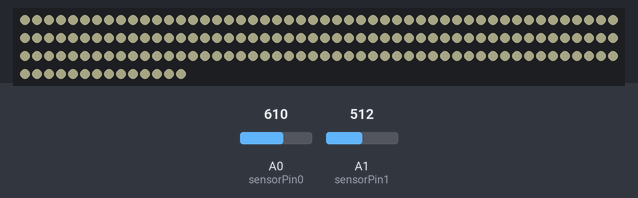
A sketch run on a simulated Arduino Uno, built with avr-gcc and run on an emulated ATmega328P. Parts: 164 RGB LEDs in strip order, left to right, continuing on the next row. Inputs (shaded band) come from the test bench; at power-on: A0 (sensorPin0) = 512, A1 (sensorPin1) = 512. Dim RGB values are drawn brighter than linear; colours are those a GRB WS2812 strip shows for the declared byte order; what the sketch prints to the serial monitor is not drawn.

4.3 s: A0 (sensorPin0) set to 610
Above: at 5.5 s.
Timing chart, 0 to 7.3 s (numbered marks = the images above; inputs shaded):
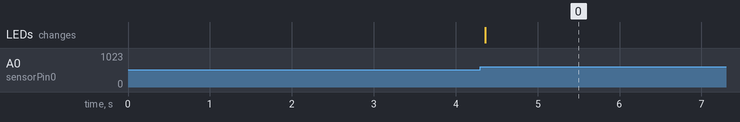

The sketch:

StairLEDs.ino
```cpp
/*
 * WS2812B LED strip underneath staircase handrail. PIR sensors at the top
 * and the bottom.
 */

#include <FastLED.h>

#define NUM_LEDS 164
#define DATA_PIN 13
#define BRIGHTNESS 40
#define LED_TYPE WS2812B
#define COLOR_ORDER GRB
CRGB leds[NUM_LEDS]; // setup leds object to access string

int sensorPin0 = A0; // bottom sensor
int sensorPin1 = A1; // top sensor
int ledPin = 13;
int sensorValue0 = 0;
int sensorValue1 = 0;

void setup() {
  delay(3000);
  FastLED.addLeds<WS2812B, DATA_PIN, RGB>(leds, NUM_LEDS);
  FastLED.setBrightness(BRIGHTNESS);
  pinMode(ledPin, OUTPUT);
  Serial.begin(9600);
}

void loop() {
  do {
    sensorValue0 = analogRead(sensorPin0);
    sensorValue1 = analogRead(sensorPin1);
    Serial.println(sensorValue0, DEC);
    Serial.println(sensorValue1, DEC);
  } while(sensorValue0 < 600 && sensorValue1 < 600);

  if (sensorValue0 > 600) {
    Serial.println("----- BOTTOM SENSOR (0) ACTIVE -----");
    for (int i = 0; i < NUM_LEDS; i++) {
      leds[i] = CRGB(255, 255, 200);
    }
  }

  if (sensorValue1 > 600) {
    Serial.println("----- TOP SENSOR (1) ACTIVE -----");
    for (int i = 0; i < NUM_LEDS; i++) {
      leds[i] = CRGB(255, 255, 200);
    }
  }

  FastLED.show();
  delay(7000); // time LEDs are on
  for (int i = 0; i < NUM_LEDS; i++) {
    leds[i] = CRGB::Black;
  }
  FastLED.show();
  delay(5000); // delay to prevent oposite sensor fram triggering LEDs to turn on again
}
```

Measured:
- after the input at 4.3 s, the LEDs: change after 0.06 s (image 0)
